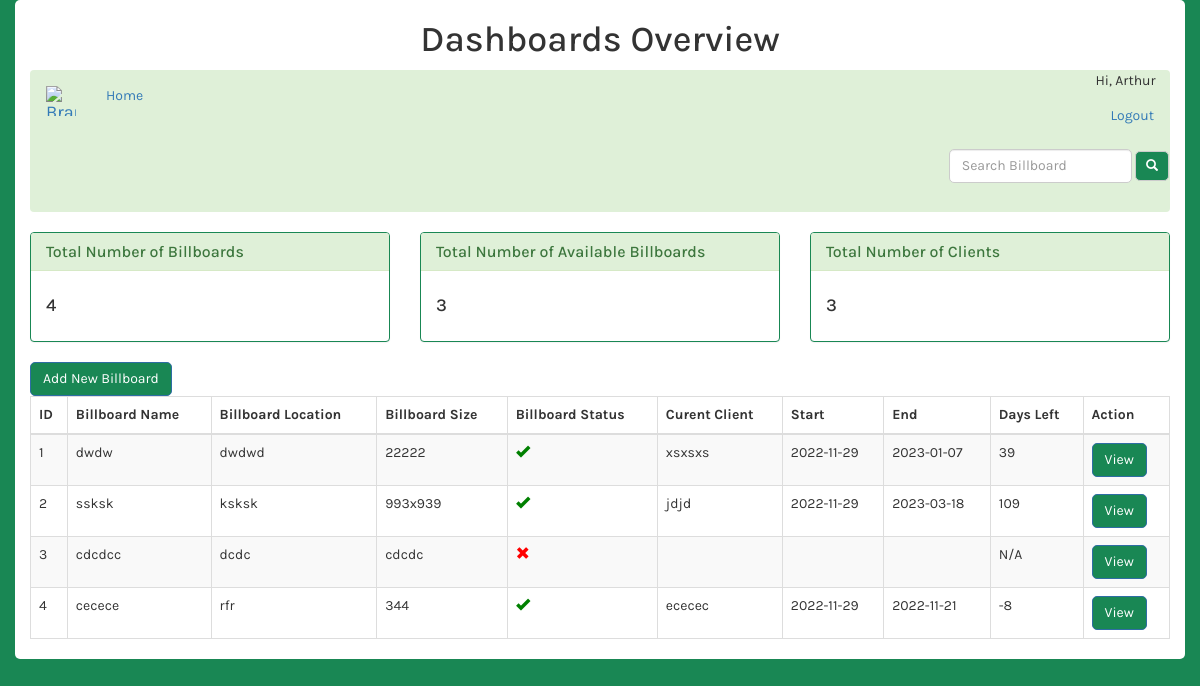
Screenshot of /overview.php (signed in) with the database file from the repository.
### tables this page shows
CREATE TABLE users (
        id INTEGER PRIMARY KEY AUTOINCREMENT,
        password CHAR(128) NOT NULL,
        email CHAR(128) NOT NULL,
        firstname CHAR(128) NOT NULL,
        lastname CHAR(128) NOT NULL,
        phonenumber TEXT,
        role TEXT
    );

CREATE TABLE billboards (
    id INTEGER PRIMARY KEY AUTOINCREMENT,
    name CHAR(128) NOT NULL,
    location CHAR(128) NOT NULL,
    size TEXT,
    status TEXT CHECK(status IN ('active', 'inactive')) NOT NULL DEFAULT 'active',
    price INTEGER,
    client TEXT,
    picture TEXT,
    startdate DATE,
    enddate DATE,
    addedby INTEGER,
    FOREIGN KEY(addedby) REFERENCES users(id)
);

### overview.php (the view, shortened to what this page needs)
<?php include 'databaseConnection.php';
$sql = "SELECT * FROM billboards";
$stmt = $db->prepare($sql);
$stmt->execute();
$billboards = $stmt->fetchAll(PDO::FETCH_ASSOC);
$sql = "SELECT COUNT(*) FROM billboards";
$stmt = $db->prepare($sql);
$stmt->execute();
$totalbillboards = $stmt->fetchColumn();
$sql = "SELECT COUNT(*) FROM billboards WHERE status = 'active'";
$stmt = $db->prepare($sql);
$stmt->execute();
$totalactivebillboards = $stmt->fetchColumn();
$sql = "SELECT COUNT(DISTINCT client) FROM billboards WHERE client IS NOT NULL";
$stmt = $db->prepare($sql);
$stmt->execute();
$totalclients = $stmt->fetchColumn();
$sql = "SELECT firstname FROM users WHERE id = :id";
$stmt = $db->prepare($sql);
$stmt->bindParam(':id', $_SESSION['id']);
$stmt->execute();
$firstname = $stmt->fetchColumn();
?>
<!DOCTYPE html>
<html>
<head>
    <link rel="stylesheet" href="https://maxcdn.bootstrapcdn.com/bootstrap/3.3.7/css/bootstrap.min.css">
</head>
<body>
    <div class="container">
        <h1>Dashboards Overview</h1>
        <nav class="navbar bg-success">
            <div class="container-fluid">
                <div class="navbar-header">
                    <a class="navbar-brand" href="index.php">
                        <img alt="Brand" src="images/logo.png" width="30" height="30">
                    </a>
                </div>
                <ul class="nav navbar-nav">
                    <li><a href="index.php">Home</a></li>
                </ul>
                <ul class="nav navbar-nav navbar-right">
                    <li>
                        <span>Hi, <?php echo $firstname ?></span>
                        <a href="logout.php">Logout</a>
                    </li>
                </ul>
            </div>
            <form class="navbar-form navbar-right" action="search.php" method="GET">
                <div class="form-group">
                    <input type="text" class="form-control" placeholder="Search Billboard" name="search">
                    <button type="submit" class="btn btn-default btn-sm">
                        <span class="glyphicon glyphicon-search"></span>
                    </button>
                </div>
            </form>
        </nav>
        <div class="row">
            <div class="col-md-4">
                <div class="panel panel-success">
                    <div class="panel-heading">
                        <h3 class="panel-title">Total Number of Billboards</h3>
                    </div>
                    <div class="panel-body">
                        <h4>
                            <?php echo $totalbillboards ?>
                        </h4>
                    </div>
                </div>
            </div>
            <div class="col-md-4">
                <div class="panel panel-success">
                    <div class="panel-heading">
                        <h3 class="panel-title">Total Number of Available Billboards</h3>
                    </div>
                    <div class="panel-body">
                        <h4>
                            <?php echo $totalactivebillboards ?>
                        </h4>
                    </div>
                </div>
            </div>
            <div class="col-md-4">
                <div class="panel panel-success">
                    <div class="panel-heading">
                        <h3 class="panel-title">Total Number of Clients</h3>
                    </div>
                    <div class="panel-body">
                        <h4>
                            <?php echo $totalclients ?>
                        </h4>
                    </div>
                </div>
            </div>
        </div>
        <div class="col">
            <div class="mb-1">
                <button type="button" class="btn btn-primary" data-toggle="modal" data-target="#addModal">
                    Add New Billboard
                </button>
            </div>
            <div>
                <table class="table table-striped table-bordered">
                    <thead>
                        <tr>
                            <th>ID</th>
                            <th>Billboard Name</th>
                            <th>Billboard Location</th>
                            <th>Billboard Size</th>
                            <th>Billboard Status</th>
                            <th>Curent Client</th>
                            <th>Start</th>
                            <th>End</th>
                            <th>Days Left</th>
                            <th>Action</th>
                        </tr>
                    </thead>
                    <tbody>
                        <?php foreach ($billboards as $billboard) : ?>
                            <tr>
                                <td><?php echo $billboard['id']; ?></td>
                                <td><?php echo $billboard['name']; ?></td>
                                <td><?php echo $billboard['location']; ?></td>
                                <td><?php echo $billboard['size']; ?></td>
                                <td><?php
                                    if ($billboard['status'] == 'active') {
                                        echo '<span class="glyphicon glyphicon-ok" style="color:green;"></span>';
                                    } else {
                                        echo '<span class="glyphicon glyphicon-remove" style="color:red;"></span>';
                                    }
                                    ?></td>
                                <td><?php echo $billboard['client']; ?></td>
                                <td><?php echo $billboard['startdate']; ?></td>
                                <td><?php echo $billboard['enddate']; ?></td>
                                <td>
                                    <?php
                                    if ($billboard['status'] == 'active') {
                                        $currentdate = date('Y-m-d');
                                        $enddate = $billboard['enddate'];
                                        $daysleft = (strtotime($enddate) - strtotime($currentdate)) / (60 * 60 * 24);
                                        echo $daysleft;
                                    } else {
                                        echo 'N/A';
                                    }
                                    ?>
                                </td>
                                <td>
                                    <a href="billboard.php?id=<?php echo $billboard['id']; ?>" class="btn btn-primary">View</a>
                                </td>
                            </tr>
                        <?php endforeach; ?>
                    </tbody>
                </table>
            </div>
        </div>
    </div>
</body>
</html>

### overview.php (style rules this page uses)
body { background-color: #198754; font-family: 'Karla', sans-serif; }
.container { margin: auto; background-color: #fff; border-radius: 5px; }
.container h1 { text-align: center; }
.container .form-group { margin-bottom: 20px; }
.container .form-control { border-radius: 5px; }
.container .btn { border-radius: 5px; background-color: #198754; color: #fff; }
.container .panel { border-color: #198754; }

### rows the page displays
users: firstname "Arthur"
billboards: id "1", name "dwdw", location "dwdwd", size "22222", status "active" (drawn), client "xsxsxs", startdate "2022-11-29", enddate "2023-01-07"
billboards: id "2", name "ssksk", location "ksksk", size "993x939", status "active" (drawn), client "jdjd", startdate "2022-11-29", enddate "2023-03-18"
billboards: id "3", name "cdcdcc", location "dcdc", size "cdcdc", status "inactive" (drawn)
billboards: id "4", name "cecece", location "rfr", size "344", status "active" (drawn), client "ececec", startdate "2022-11-29", enddate "2022-11-21"

### other values shown
$totalbillboards "4"
$totalactivebillboards "3"
$totalclients "3"
